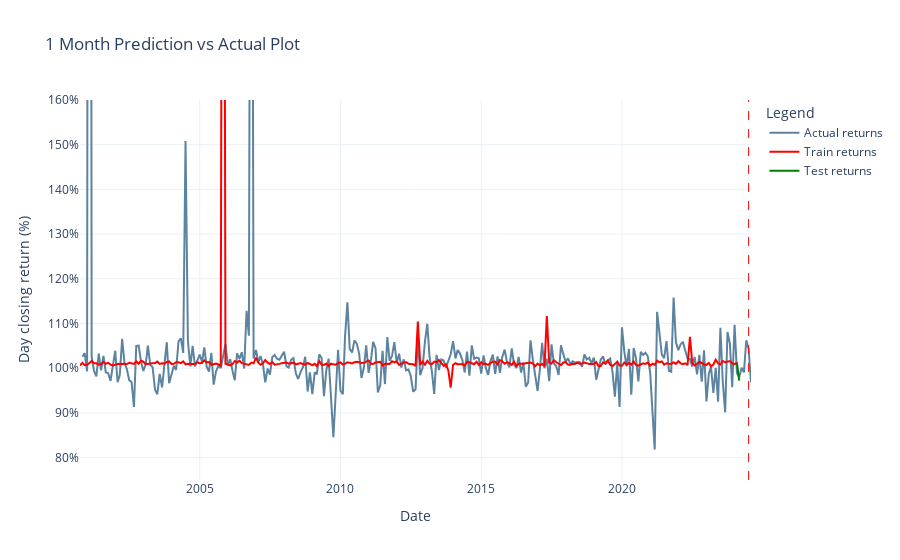

Here is the notebook cell this chart was saved with:
### Code cell
importlib.reload(comparison)
comparison.generate_plot(df, df_tabular_multi, y_train_mean_pred_6m, y_test_mean_pred_6m)

### Figure 1 — Plotly figure (JSON) as saved in the notebook; plotly's stock layout.template omitted (floating-point values rounded to 4 significant figures; data arrays with more than 128 entries replaced by an {"elided": "..."} marker saying what was removed)
{"data": [{"line": {"color": "#5c839f", "width": 2}, "mode": "lines", "name": "Actual returns", "x": {"elided": "287 str values"}, "y": {"elided": "300 float values"}, "type": "scatter"}, {"line": {"color": "red", "width": 2}, "mode": "lines", "name": "Train returns", "x": {"elided": "281 str values"}, "y": {"elided": "281 float values"}, "type": "scatter"}, {"line": {"color": "green", "width": 2}, "mode": "lines", "name": "Test returns", "x": ["2024-02-01", "2024-03-01", "2024-04-01", "2024-05-01", "2024-06-01", "2024-07-01", "2024-08-01"], "y": [1.013, 0.9725], "type": "scatter"}], "layout": {"shapes": [{"line": {"color": "red", "dash": "dash", "width": 1}, "type": "line", "x0": "2024-07-01", "x1": "2024-07-01", "xref": "x", "y0": 0, "y1": 1, "yref": "y domain"}], "yaxis": {"title": {"text": "Day closing return (%)"}, "tickformat": ".0%", "range": [0.75, 1.6]}, "title": {"text": "1 Month Prediction vs Actual Plot"}, "xaxis": {"title": {"text": "Date"}}, "legend": {"title": {"text": "Legend"}}}}
